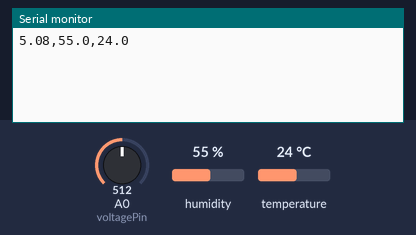
Simulated run of this sketch. Board: Arduino Uno, built with avr-gcc and run on an emulated ATmega328P. Shown: the last lines printed to the serial monitor. The inputs (shaded band) are chosen by the test bench; at power-on: humidity 55 %, A0 (voltagePin) = 512, temperature 24 °C.

Above: at 1.8 s.
1.9 s: humidity set to 22 %
At 2.5 s:
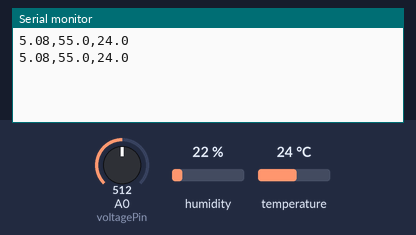
3.4 s: A0 (voltagePin) set to 716
At 4.7 s:
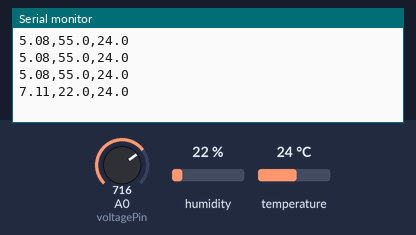
4.9 s: temperature set to 12 °C
At 5.9 s:
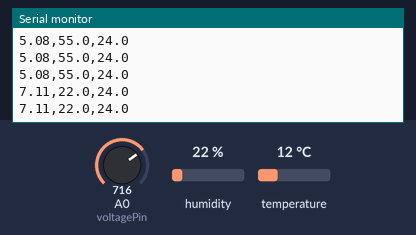
6.4 s: A0 (voltagePin) set to 900
At 7.6 s:
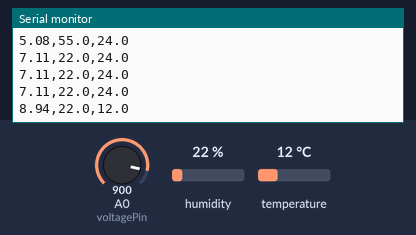
7.9 s: humidity set to 40 %
At 8.9 s:
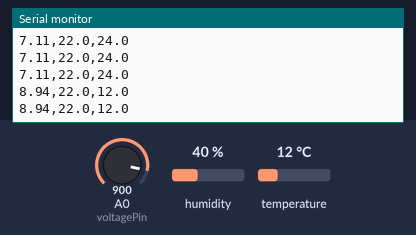
Timing chart, 0 to 10.4 s (numbered marks = the images above; inputs shaded):
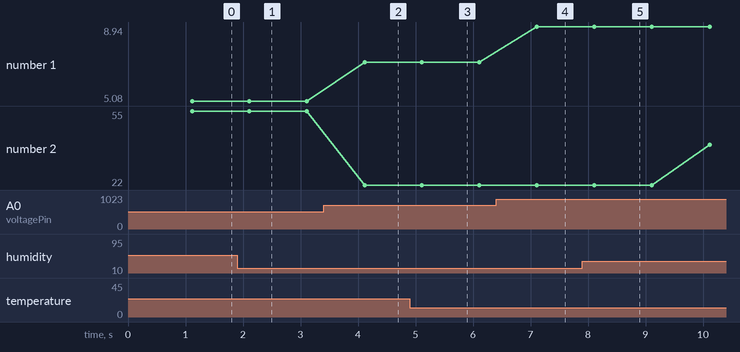

Measured:
- after the input at 3.4 s, the serial monitor: prints a new line after 0.71 s (image 2)
- after the input at 6.4 s, the serial monitor: prints a new line after 0.71 s (image 4)
- plotted number 1: 5.08 → 7.11 after the input at 3.4 s, 7.11 → 8.94 after the input at 6.4 s
- plotted number 2: 22 → 40 after the input at 7.9 s

The sketch:

battery_logger.ino
```cpp
#include <DHT.h>

#define DHTPIN 2        // Pin connected to DHT sensor
#define DHTTYPE DHT22   // DHT 22 (AM2302)
DHT dht(DHTPIN, DHTTYPE);

const int voltagePin = A0; // Pin connected to voltage divider
const float R1 = 10010.0;       // Your measured Top Resistor
const float R2 = 9900.0;        // Your measured Bottom Resistor
const float arduinoVcc = 5.051; // Your measured Arduino 5V pin

// Changed to 1000ms (1 second) for smoother Live Dashboard updates
const long interval = 1000;
unsigned long previousTime = 0;

const int voltageSamples = 1000; // Take 1000 readings to smooth out noise

void setup() {
  Serial.begin(9600);
  dht.begin();
}

void loop() {
  unsigned long currentTime = millis();

  if (currentTime - previousTime >= interval) {
    previousTime = currentTime;
    long totalRaw = 0;
    for(int i = 0; i < voltageSamples; i++) {
      totalRaw += analogRead(voltagePin);
    }
    float avgRaw = totalRaw / (float)voltageSamples;

    float pinVoltage = avgRaw * (arduinoVcc / 1023.0);
    float batteryVoltage = pinVoltage * ((R1 + R2) / R2);

    float humidity = dht.readHumidity();
    float temp = dht.readTemperature(); // Celsius

    if (isnan(humidity) || isnan(temp)) {
      humidity = 0;
      temp = 0;
    }

    Serial.print(batteryVoltage, 2);
    Serial.print(",");
    Serial.print(humidity, 1);
    Serial.print(",");
    Serial.println(temp, 1);
  }
}
```
